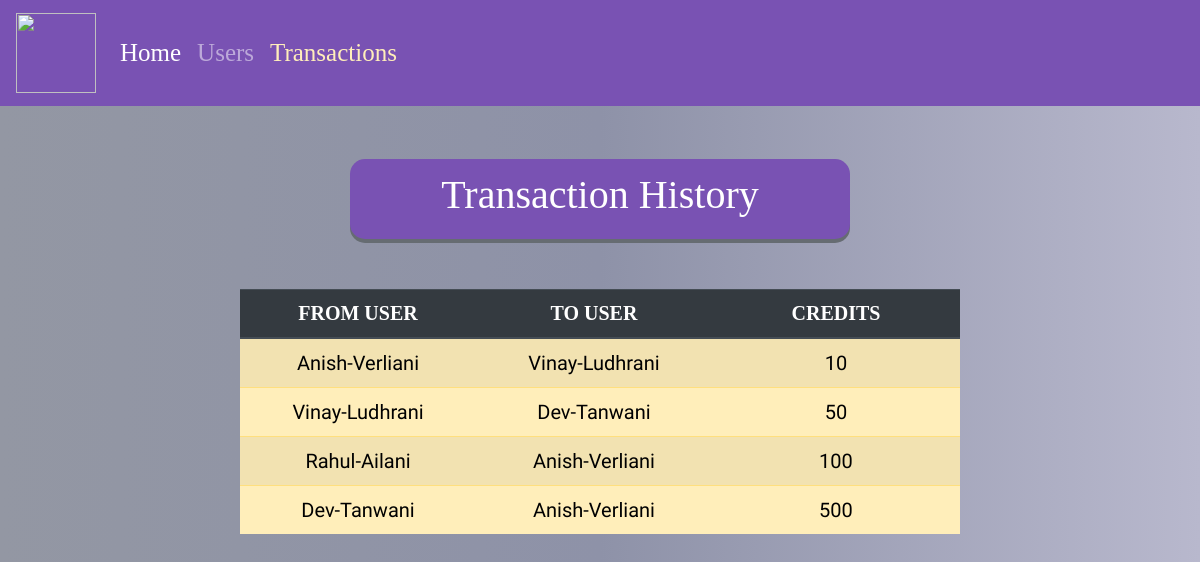
Screenshot of /display.php with the database file from the repository.
### tables this page shows
CREATE TABLE `transfers` (
  `from_user` varchar(100) NOT NULL,
  `to_user` varchar(100) NOT NULL,
  `credits_tr` varchar(100) NOT NULL
);

### display.php (the view, shortened to what this page needs)
<?php
    require_once('db_connect.php');
    $query = "select * from transfers";
    $result = mysqli_query($link,$query);
?>
<html>
  <head>
        <link rel="stylesheet" href="https://stackpath.bootstrapcdn.com/bootstrap/4.5.0/css/bootstrap.min.css">
    </head>
    <body style="background-image: linear-gradient(to right, #9397A3, #8E92A8, #B8B8CD);">
    <nav class="navbar navbar-expand-lg navbar-dark" style="background-color: #7952b3;" padding: px-2;>
  <a class="navbar-brand" href="index.php" style="max-width: 30%;">
    <img src="https://mir-s3-cdn-cf.behance.net/project_modules/disp/571f1e32122299.567022c95a29d.jpg" width="80" height="80" class="img-fluid">
 </a>
  <div class="collapse navbar-collapse" id="navbarSupportedContent">
    <ul class="navbar-nav mr-auto">
      <li class="nav-item active">
        <a class="nav-link" href="index.php">Home <span class="sr-only">(current)</span></a>
      </li>
      <li class="nav-item">
        <a class="nav-link" href="users1.php">Users</a>
      </li>
      <li class="nav-item">
        <a class="nav-link" href="display.php" style="color: #ffeeba">Transactions</a>
      </li>
    </ul>
  </div>
</nav>
<br>
<br>
    <div class ="added">
      <div id="box">
        <div id="print">
        <h1>Transaction History</h1>
      </div>
    </div>
    <center>
        <table class="table table-striped table-warning" id="tb">
<thead class="thead-dark">
<tr>
                    <th scope="col" width="10%" style="text-align: center;">FROM USER</th>
                    <th scope="col" width="10%" style="text-align: center;">TO USER</th>
                    <th scope="col" width="10%" style="text-align: center;">CREDITS</th>
</tr>
</thead>
            <?php
        while($rows=$result->fetch_assoc())
        {
      ?>
      <form method="post">
      <tr>
        <td style="text-align: center;color: black;font-family: 'Sansita Swashed', cursive;"><?php echo $rows['from_user'];?></td>
        <td style="text-align: center;color: black;font-family: 'Sansita Swashed', cursive;"><?php echo $rows['to_user'];?></td>
        <td style="text-align: center;color: black;font-family: 'Sansita Swashed', cursive;"><?php echo $rows['credits_tr'];?></td>
      </tr>
      </form>
      <?php
        }
      ?>
     </table>
   </center>
   </body>
</html>

### display.php (style rules this page uses)
.nav-link { font-size: 25px; font-family: "Palatino Linotype", "Book Antiqua", Palatino, serif; }
#tb { font-family:"Book Antiqua"; font-size: 20px; margin: auto; padding:0px,0px,0px,0px; width: 60%; }
#box { width: 500px; height: 80px; padding-top: 12px; border-radius: 15px; margin: 5px auto 50px auto; background-color:#7952b3 ; box-shadow: 0px 4px #666C72; -moz-box-shadow: 0px 4px #666C72; -webkit-box-shadow: 0px 4px #666C72; font-size: 100px; text-align: center; font-family: cursive, sans-serif; color: black; }
#print { font-family: 'Satisfy', cursive; font-size: 60px; text-align: center; color: white; }

### rows the page displays
transfers: from_user "Anish-Verliani", to_user "Vinay-Ludhrani", credits_tr "10"
transfers: from_user "Vinay-Ludhrani", to_user "Dev-Tanwani", credits_tr "50"
transfers: from_user "Rahul-Ailani", to_user "Anish-Verliani", credits_tr "100"
transfers: from_user "Dev-Tanwani", to_user "Anish-Verliani", credits_tr "500"
